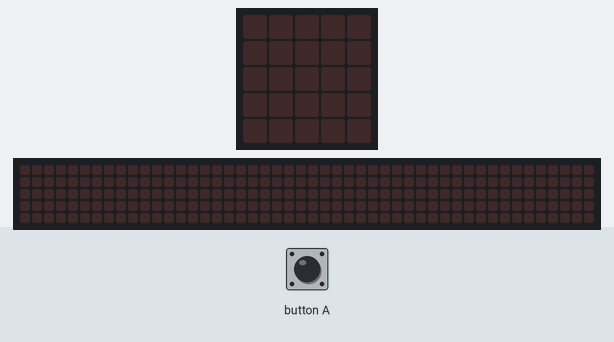
This program was run on a simulated BBC micro:bit running MicroPython. On the bench: the board's 5×5 LED display, a strip that is not on the board, showing the scrolling text unrolled. The inputs (shaded band) are chosen by the test bench. The 48×5 strip is a reading aid, not a part: it shows the text the display is scrolling, unrolled, one strip-width of it at a time.

Above: at 1.2 s.
1.3 s: button A pressed for 0.15 s
At 1.52 s:
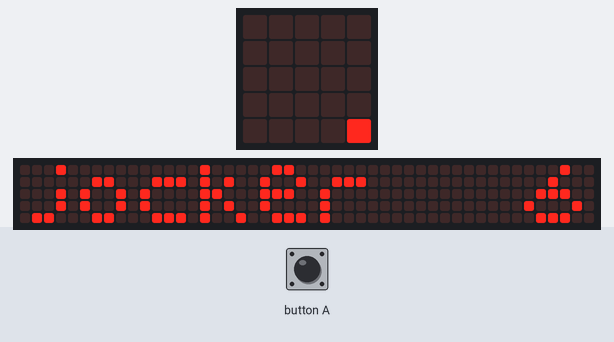
At 6.9 s:
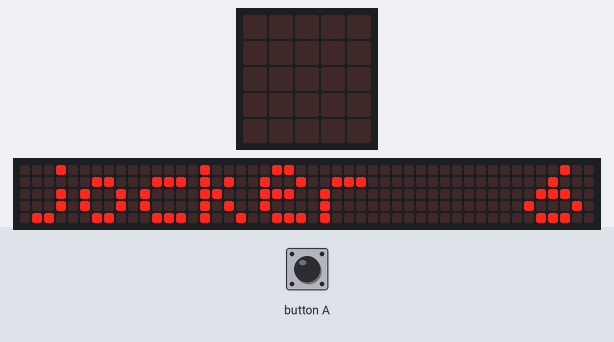
Timing chart, 0 to 8.4 s (numbered marks = the images above; inputs shaded):
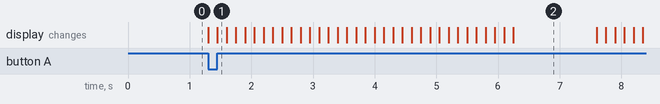

The program:

jocker.py
```python
# Add your Python code here. E.g.
from microbit import *

jocker= Image("03030:"
             "04040:"
             "07070:"
             "9999:"
             "09990")

while True:
    if button_a.is_pressed():
        display.scroll('jocker    6 !!!')
```

Measured:
- after the input at 1.3 s, the display: first changes at once (image 1 shows a later state)
